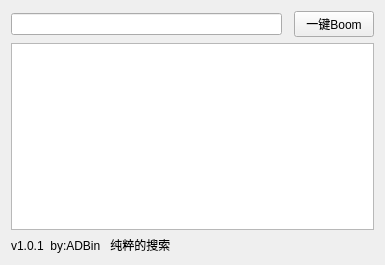
<?xml version="1.0" encoding="UTF-8"?>
<ui version="4.0">
 <class>Widget</class>
 <widget class="QWidget" name="Widget">
  <property name="geometry">
   <rect>
    <x>0</x>
    <y>0</y>
    <width>385</width>
    <height>265</height>
   </rect>
  </property>
  <property name="windowTitle">
   <string>Bt_Search</string>
  </property>
  <layout class="QGridLayout" name="gridLayout">
   <item row="1" column="0" colspan="3">
    <widget class="QTextBrowser" name="textBrowser"/>
   </item>
   <item row="2" column="0">
    <widget class="QLabel" name="label">
     <property name="text">
      <string>v1.0.1  by:ADBin   纯粹的搜索</string>
     </property>
    </widget>
   </item>
   <item row="0" column="0">
    <widget class="QLineEdit" name="search_key"/>
   </item>
   <item row="0" column="2">
    <widget class="QPushButton" name="go">
     <property name="text">
      <string>一键Boom</string>
     </property>
    </widget>
   </item>
   <item row="2" column="2">
    <widget class="QLabel" name="status">
     <property name="text">
      <string/>
     </property>
    </widget>
   </item>
  </layout>
 </widget>
 <layoutdefault spacing="6" margin="11"/>
 <resources/>
 <connections/>
</ui>
